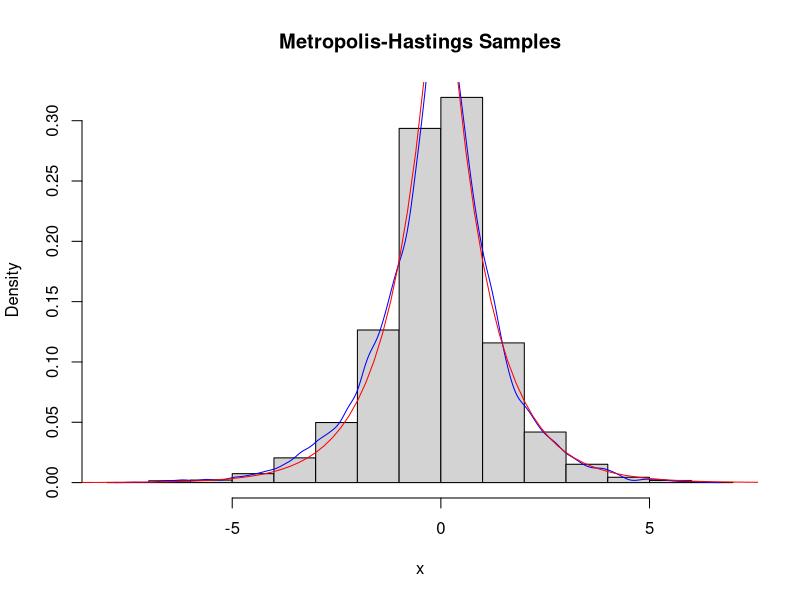
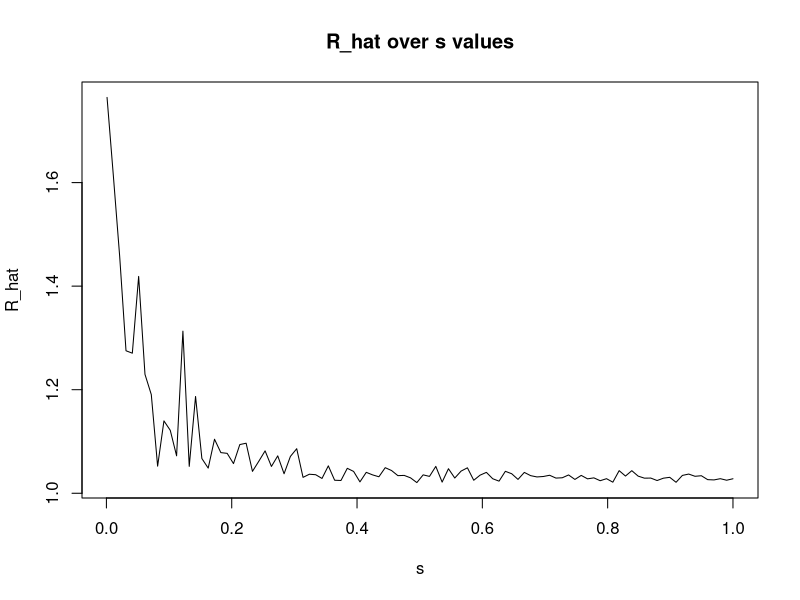

R code for these plots, in order:
## ---- chunk 1
x0 <- 0 
N <- 10000
s <- 1
## ---- chunk 2
metropolis_hastings <- function(initial_value, iterations, std_dev){
  samples <- numeric(iterations)
  current_value <- initial_value
  
  for (i in 1:iterations) {
    x_asterisk <- rnorm(1, mean = current_value, sd = std_dev)
    
    log_ratio <- -abs(x_asterisk) + abs(current_value)
    log_u <- log(runif(1))
    
    if (log_u < log_ratio) {
      current_value <- x_asterisk
    }
    
    samples[i] <- current_value
  }
  
  return(samples)
}
## ---- chunk 3
samples <- metropolis_hastings(x0 , N , s)
## ---- chunk 4
hist(samples, main= "Metropolis-Hastings Samples", xlab = "x", prob = TRUE)
lines(density(samples), col = "blue")
curve(0.5 * exp(-abs(x)), from = -10, to = 10, col = "red", add = TRUE)
## ---- chunk 5
cat("Sample Mean:" , mean(samples), "\n")
cat("Sample Standard Deviation:", sd(samples), "\n")
## ---- chunk 6
metropolis_hastings <- function(initial_value, iterations, std_dev, j) {
  samples <- numeric(iterations)
  current_value <- initial_value

  for (i in 1:iterations) {
    x_star <- rnorm(1, mean = current_value, sd = std_dev)
    ratio <- exp(-(abs(x_star)^j)) / exp(-(abs(current_value)^j))
    u <- runif(1)

    if (u < ratio) {
      current_value <- x_star
    }

    samples[i] <- current_value
  }

  return(samples)
}
## ---- chunk 7
N <- 2000
s <- 0.001
J <- 4
initial_x <- 0
## ---- chunk 8
for (j in 1:J) {
  # Generate J chains with different initial values
  chains <- replicate(J, metropolis_hastings(initial_x, N, s, j), simplify = FALSE)

  # Calculate Mj for each chain
  Mj_values <- sapply(chains, function(chain) mean(chain^j))
  
  # Print mean of each chain
  cat("For j =", j, "\n")
  cat("Mj values:", Mj_values[j], "\n")

  # Calculate variance
  Vj <- sapply(chains, function(chain) var(chain^j))

  # Print Variance of each chain
  cat("Variance values:", Vj[j], "\n")
}
## ---- chunk 9
# Calculate the overall within-sample mean W 
W <- mean(Vj)

# Print W
cat("Overall Within-Sample Variance W:", W)
## ---- chunk 10
# Calculate overall mean M
M <- mean(Mj_values)

# Print M 
cat("Overall Sample Mean M:", M)
## ---- chunk 11
# Calculate Between sample variance
B <- mean((Mj_values - M)^2)

# Print B
cat("Between Sample Variance B:", B)
## ---- chunk 12
# Calculate R_hat
R_hat <- sqrt((B + W) / W)

# Print R_hat 
cat("R_hat:", R_hat)
## ---- chunk 13
set.seed(1)
## ---- chunk 14
calc_R_hat <- function(s) {
  # Set parameters
  N <- 2000
  J <- 4
  initial_x <- 0
  
  # Initialize vectors to store Mj and Vj values
  Mj_values <- numeric()
  Vj_values <- numeric()
  
  # Calculate Mj and Vj for each chain and collect them
  for (j in 1:J) {
    chains <- replicate(J, metropolis_hastings(initial_x, N, s, j), simplify = FALSE)
    
    # Calculate Mj for each chain
    Mj_values <- c(Mj_values, sapply(chains, function(chain) mean(chain^j)))
    
    # Calculate Vj for each chain
    Vj_values <- c(Vj_values, sapply(chains, function(chain) var(chain^j)))
    
    # Print mean of each chain
    cat("For j =", j, "\n")
    cat("Mj values:", Mj_values[j], "\n")
    # Print Variance of each chain
    cat("Variance values:", Vj_values[j], "\n")
  }
  
  # Calculate the overall within-sample mean W 
  W <- mean(Vj_values)
  
  # Calculate overall mean M
  M <- mean(Mj_values)
  
  # Calculate Between sample variance
  B <- mean((Mj_values - M)^2)
  
  # Calculate R_hat
  R_hat <- sqrt((B + W) / W)
  
  # Print results
  cat("Overall Within-Sample Variance:", W, "\n")
  cat("Overall Sample Mean:", M, "\n")
  cat("Between Sample Variance B:", B, "\n")
  cat("R_hat:", R_hat, "\n")
  
  return(R_hat)
}
## ---- chunk 15
s_values <- seq(0.001, 1, length.out = 100)
## ---- chunk 16
mean_R_hat_values <- sapply(s_values, calc_R_hat)
## ---- chunk 17
plot(s_values, mean_R_hat_values, type = "l", xlab = "s", ylab = "R_hat", main = "R_hat over s values")
